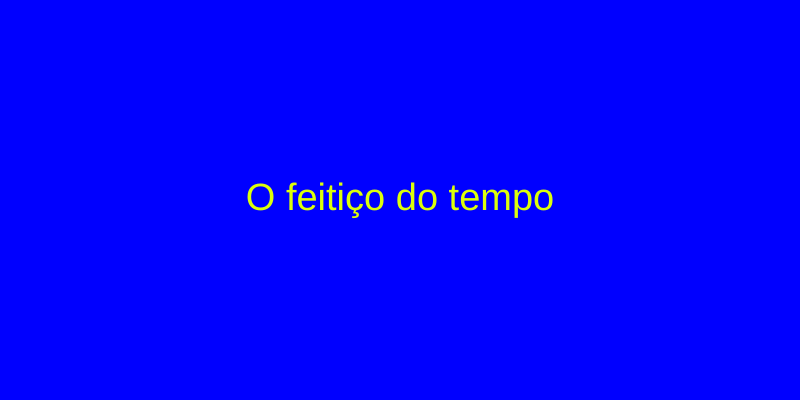
Frame 1 (no input)
Frame 60 (no input): identical to frame 1, image omitted
Frame 120 (the mouse pressed at the canvas centre since frame 60): identical to frame 1, image omitted

The p5.js sketch that drew this single still picture (run headless with seeded random() and noise() and a simulated clock; from frame 60 on, the mouse is pressed at the canvas centre):

// p5.js sketch
// ── sketch.js
// fantasia, aventura, drama
// a viagem de chihiro, LIVRE, fantasia, aventura
// paddington, LIVRE, fantasia, aventura
// as aventuras de pi, 10, drama, fantasia, aventura
// depois da chuva, 10, drama
// guardiões da galáxia, 12, fantasia, aventura
// ladrões de bicicleta, 12, drama
// o menino que descobriu o vento, 14, drama
// As Aventuras de Pi, 10, drama, fantasia, aventura.

// Ladrões de bicicleta, 12, drama.


function setup() {
    createCanvas(800, 400);
    createSpan("Sua idade:");
    campoIdade = createInput("");
    campoFantasia = createCheckbox(" Gosta de fantasia?");
}
function draw() {
    background("blue");
    let idade = campoIdade.value();
    let gostaDeFantasia = campoFantasia.checked();
    let recomendacao = geraRecomendacao(idade, gostaDeFantasia);

    fill(color(220, 300, 10));
    textAlign(CENTER, CENTER);
    textSize(38);
    text(recomendacao, width / 2, height / 2);
}

function geraRecomendacao(idade, gostaDeFantasia) {
    if (idade >= 10) {
        if (idade >= 14) {
            return "O menino que descobriu o vento";
        } else {
            if (gostaDeFantasia) {
                return "As aventuras de pi";
            } else {
                return "Depois da chuva";
            }
        }
    } else {
        if (gostaDeFantasia) {
            return "A viagem de chihiro";
        } else {
            return "O feitiço do tempo";
        }
    }
}
